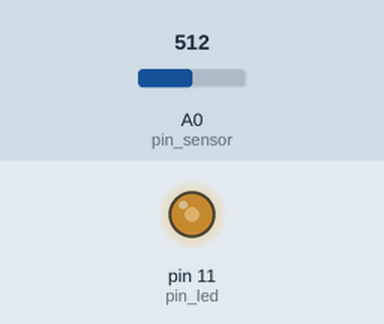
Recording of a sketch running on a simulated Arduino Uno, built with avr-gcc and run on an emulated ATmega328P. On the bench: output pins drawn as LEDs (lit = HIGH). Inputs (shaded band) come from the test bench; at power-on: A0 (pin_sensor) = 512. What the sketch prints to the serial monitor is not drawn.

Above: at 1.2 s.
1.3 s: A0 (pin_sensor) set to 716
At 1.7 s:
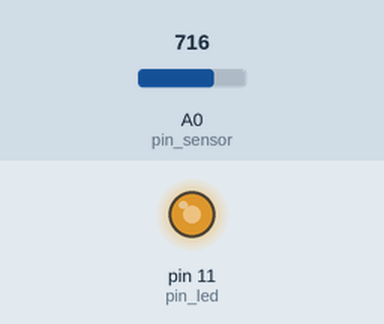
2.8 s: A0 (pin_sensor) set to 900
At 3.2 s:
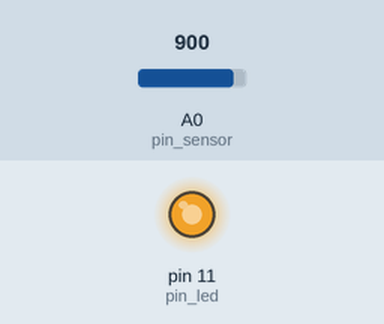
4.3 s: A0 (pin_sensor) set to 122
At 5.2 s:
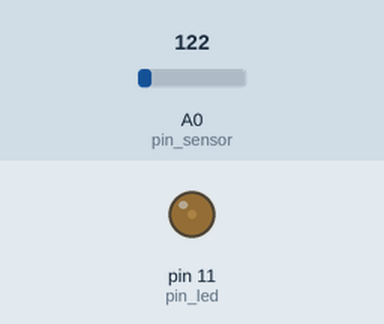
5.8 s: A0 (pin_sensor) set to 0
At 7.2 s:
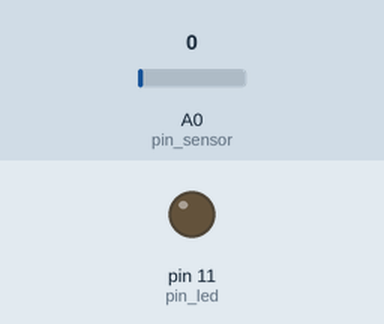
Timing chart, 0 to 8.3 s (numbered marks = the images above; inputs shaded):
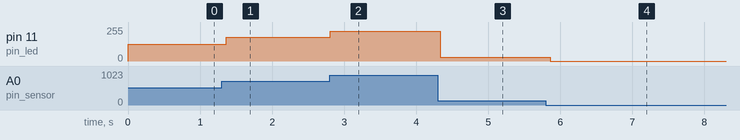

Measured:
- after the input at 1.3 s, pin 11 (pin_led): 127/255 → 178/255 after 0.07 s
- after the input at 2.8 s, pin 11 (pin_led): 178/255 → 224/255 at once
- after the input at 4.3 s, pin 11 (pin_led): 224/255 → 30/255 at once
- after the input at 5.8 s, pin 11 (pin_led): 30/255 → 0/255 after 0.06 s

The sketch:

olmiaa_capture_arduino.ino
```cpp
// OMLIAA_capture
// by 220
// for Arduino UNO R3

int pin_sensor = A0;
int pin_led = 11;

char c;
int value;

void setup () {
  Serial.begin (115200);
  Serial.print ("Initializing olmiaa capture_a...");

  pinMode (pin_sensor, INPUT);
  pinMode (pin_led, OUTPUT);

  Serial.println ("ok!");
  Serial.flush ();
}
void loop () {
  while (Serial.available ()) {
    c = Serial.read ();
  }

  value = analogRead (pin_sensor);
  value = map (value, 0, 1024, 0, 255);

  analogWrite (pin_led, value);
  Serial.write (value);

  delay (80);
}
```
